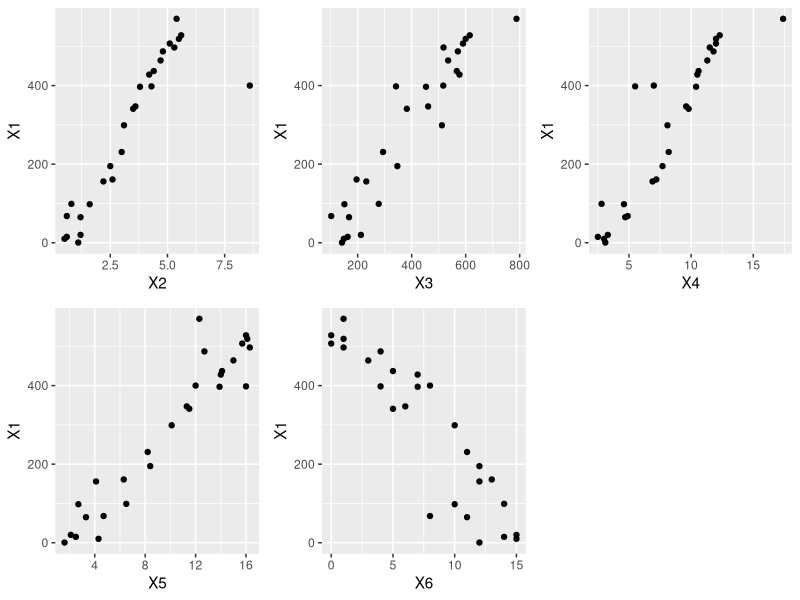
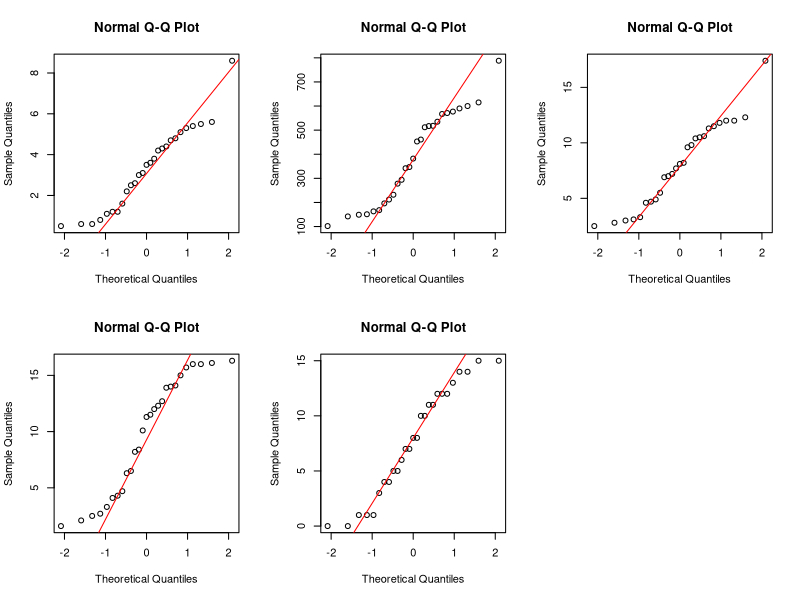
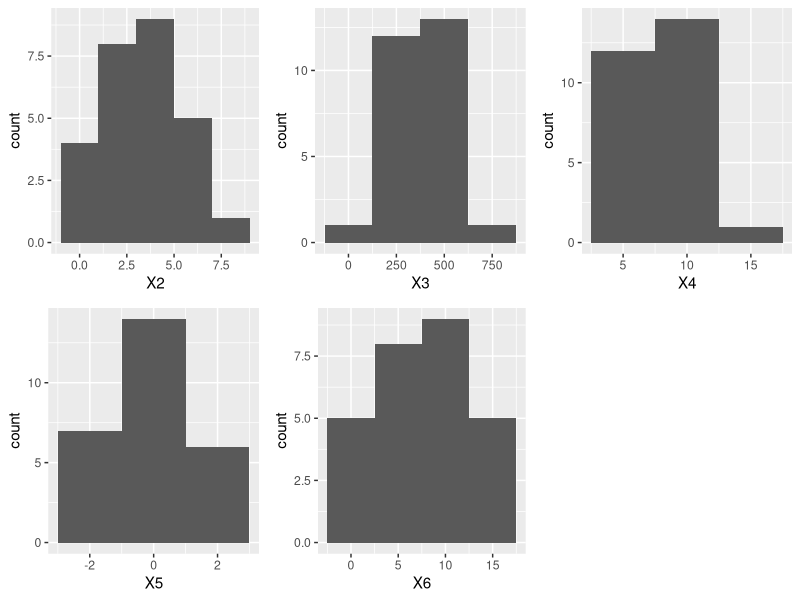
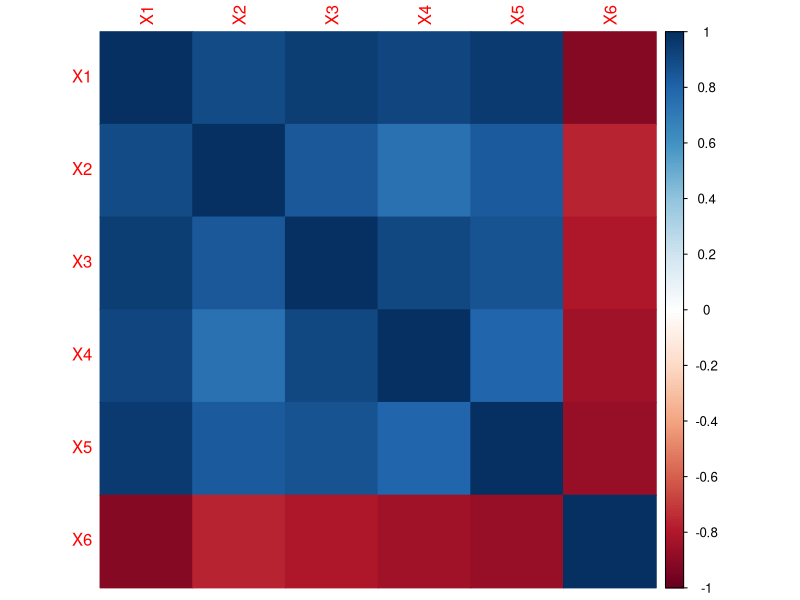
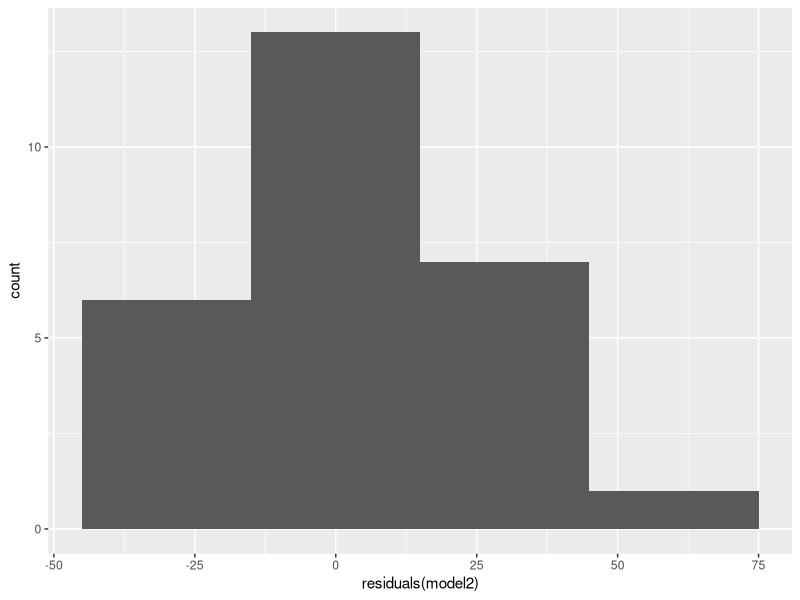
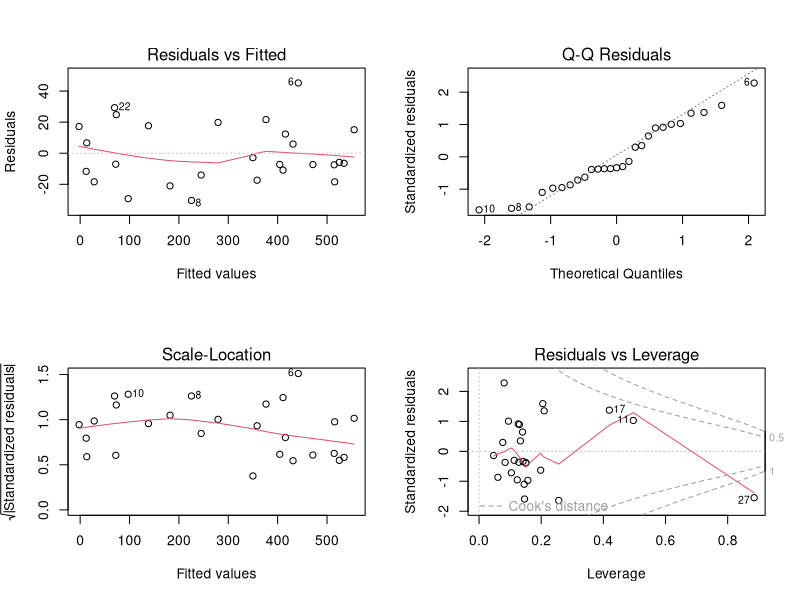

The R source for these figures, in order:
library(ggplot2)
library(readxl)
library(corrplot)
library(car)
library(lmtest)
library(gridExtra)

getwd()
wd <- setwd("C:/Users/Bhavya Gupta/Desktop/R Folder/Great Lakes/GL Data")
ga3 <- read_excel("All Greens Franchise.xls", sheet = "Mlr05", col_names = T)

#colnames(g3) <- c("Net Sales", "Sq. Ft", "Inventory", "Adv. Expense", "District Size", "Competing Stores")
str(ga3)
summary(ga3)


#check for linear relationship for each predictor with response variable
a <- ggplot(ga3, aes(x = X2, y = X1)) + geom_point() #Linear Relationship
b <- ggplot(ga3, aes(x = X3, y = X1)) + geom_point() #Linear Relationship
c <- ggplot(ga3, aes(x = X4, y = X1)) + geom_point() #Linear Relationship
d <- ggplot(ga3, aes(x = X5, y = X1)) + geom_point() #Linear Relationship
e <- ggplot(ga3, aes(x = X6, y = X1)) + geom_point() #Linear Relationship

grid.arrange(a,b,c,d,e, nrow = 2, ncol = 3)

#Multivariate normality

par(mfrow = c(2,3))
qqnorm(ga3$X2)
qqline(ga3$X2, col = 'Red')

qqnorm((ga3$X3))
qqline(ga3$X3, col = 'Red')

qqnorm(ga3$X4)
qqline(ga3$X4, col = 'Red')

qqnorm(ga3$X5)
qqline(ga3$X5, col = 'Red')

qqnorm((ga3$X6))
qqline(ga3$X6, col = 'Red')

#Run shapiro Test

shapiro.test(ga3$X2) #Normal
shapiro.test(ga3$X3) #Normal
shapiro.test(ga3$X4) #Normal
shapiro.test(ga3$X5) #Not Normal
shapiro.test(ga3$X6) #Normal

#transofrming X5 to bring make it less skewed
ga3$X5 <- scale(ga3$X5, center = T, scale = T)

summary(ga3)
#Histogram

a <- ggplot(data = ga3, aes(x=X2)) + geom_histogram(binwidth = 2)
b <- ggplot(data = ga3, aes(x=X3)) + geom_histogram(binwidth = 250)
c <- ggplot(data = ga3, aes(x=X4)) + geom_histogram(binwidth = 5)
d <- ggplot(data = ga3, aes(x=X5)) + geom_histogram(binwidth = 2)
e <- ggplot(data = ga3, aes(x=X6)) + geom_histogram(binwidth = 5)

grid.arrange(a,b,c,d,e, nrow = 2, ncol = 3)

#renaming the column names for the dataset

#names(ga3) <- c("NetSales", "SqFt.", "Inventory", "AdvSpend", "DistrictSize","CompetingStores")

#Collinearity

dev.off()

cor.data <- cor(ga3)
cor.data
corrplot(cor.data, method = 'color')

model1 <- lm(X1~., data = ga3)
summary(model1)


vif(model1) #to check for multi collinearlity and drop variables to remove the same

#removing X3 with maximum VIF value

#cor.data <- cor(ga3[,c(-1,-3)])
#cor.data
#corrplot(cor.data, method = 'color')


model2 <- lm(X1~X2 + X4 + X5 + X6, data = ga3)
summary(model2)

vif(model2) #Multi collinearity check

dwtest(model2) #Autocorrelation is absent

ggplot(model2, aes(x = residuals(model2))) + geom_histogram(binwidth = 30)

par(mfrow = c(2,2))
    
plot(model2)

gqtest(model2) #Homoscedasticity check

